Frame 1 (no input): blank canvas, image omitted
Frame 60 (the mouse pressed at the canvas centre just before this capture): blank canvas, image omitted
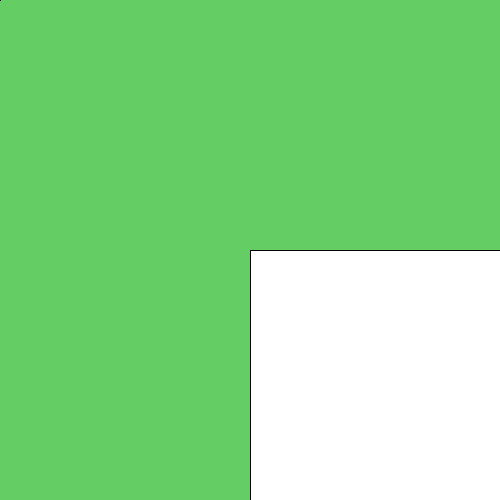
Frame 120 (the mouse held since frame 60 and released just before this capture)

The Processing sketch whose frames 1 and 60 were blank and that drew this single picture after the mouse press (run headless with seeded random() and noise(); from frame 60 on, the mouse is pressed at the canvas centre):

// Processing sketch: processing_163377
// ── processing_163377.pde

int counter;

void setup() {  //setup function called initially, only once
  size(500, 500);
  background(100,205,100);  //set background white
  colorMode(RGB);   //set colors to Hue, Saturation, Brightness mode
  counter = 0;
}

void draw() {
  if (keyPressed == true) {
    fill(0);
  } else {
    fill(255);
  }
  rect(mouseX, mouseY, pmouseX,pmouseY);
}
